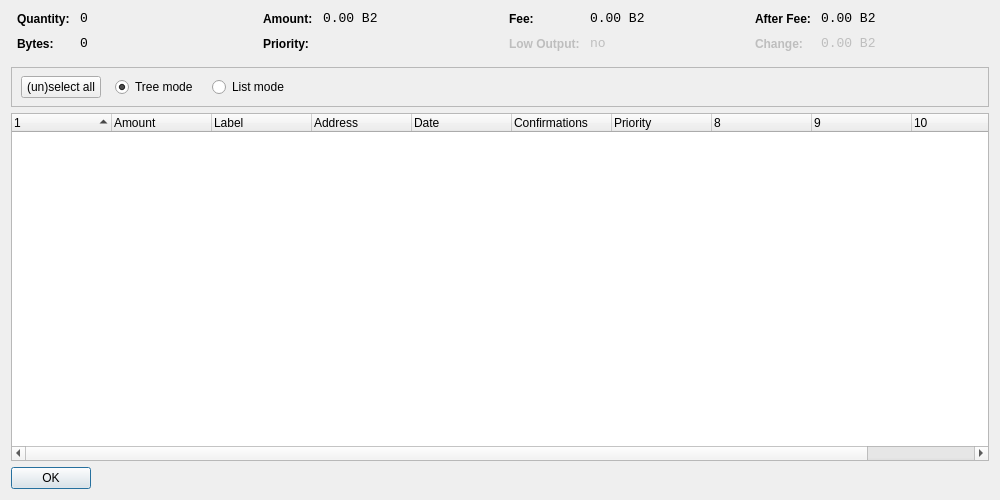
<?xml version="1.0" encoding="UTF-8"?>
<ui version="4.0">
 <class>CoinControlDialog</class>
 <widget class="QDialog" name="CoinControlDialog">
  <property name="geometry">
   <rect>
    <x>0</x>
    <y>0</y>
    <width>1000</width>
    <height>500</height>
   </rect>
  </property>
  <property name="windowTitle">
   <string>Coin Control</string>
  </property>
  <layout class="QVBoxLayout" name="verticalLayout">
   <item>
    <layout class="QHBoxLayout" name="horizontalLayoutTop" stretch="0,0,0,0">
     <property name="topMargin">
      <number>0</number>
     </property>
     <property name="bottomMargin">
      <number>10</number>
     </property>
     <item>
      <layout class="QFormLayout" name="formLayoutCoinControl1">
       <property name="horizontalSpacing">
        <number>10</number>
       </property>
       <property name="verticalSpacing">
        <number>10</number>
       </property>
       <property name="leftMargin">
        <number>6</number>
       </property>
       <property name="rightMargin">
        <number>6</number>
       </property>
       <item row="0" column="0">
        <widget class="QLabel" name="labelCoinControlQuantityText">
         <property name="styleSheet">
          <string notr="true">font-weight:bold;</string>
         </property>
         <property name="text">
          <string>Quantity:</string>
         </property>
        </widget>
       </item>
       <item row="0" column="1">
        <widget class="QLabel" name="labelCoinControlQuantity">
         <property name="font">
          <font>
           <family>Monospace</family>
           <pointsize>10</pointsize>
          </font>
         </property>
         <property name="cursor">
          <cursorShape>IBeamCursor</cursorShape>
         </property>
         <property name="contextMenuPolicy">
          <enum>Qt::ActionsContextMenu</enum>
         </property>
         <property name="text">
          <string notr="true">0</string>
         </property>
         <property name="textInteractionFlags">
          <set>Qt::LinksAccessibleByMouse|Qt::TextSelectableByKeyboard|Qt::TextSelectableByMouse</set>
         </property>
        </widget>
       </item>
       <item row="1" column="0">
        <widget class="QLabel" name="labelCoinControlBytesText">
         <property name="styleSheet">
          <string notr="true">font-weight:bold;</string>
         </property>
         <property name="text">
          <string>Bytes:</string>
         </property>
        </widget>
       </item>
       <item row="1" column="1">
        <widget class="QLabel" name="labelCoinControlBytes">
         <property name="font">
          <font>
           <family>Monospace</family>
           <pointsize>10</pointsize>
          </font>
         </property>
         <property name="cursor">
          <cursorShape>IBeamCursor</cursorShape>
         </property>
         <property name="contextMenuPolicy">
          <enum>Qt::ActionsContextMenu</enum>
         </property>
         <property name="text">
          <string notr="true">0</string>
         </property>
         <property name="textInteractionFlags">
          <set>Qt::LinksAccessibleByMouse|Qt::TextSelectableByKeyboard|Qt::TextSelectableByMouse</set>
         </property>
        </widget>
       </item>
      </layout>
     </item>
     <item>
      <layout class="QFormLayout" name="formLayoutCoinControl2">
       <property name="horizontalSpacing">
        <number>10</number>
       </property>
       <property name="verticalSpacing">
        <number>10</number>
       </property>
       <property name="leftMargin">
        <number>6</number>
       </property>
       <property name="rightMargin">
        <number>6</number>
       </property>
       <item row="0" column="0">
        <widget class="QLabel" name="labelCoinControlAmountText">
         <property name="styleSheet">
          <string notr="true">font-weight:bold;</string>
         </property>
         <property name="text">
          <string>Amount:</string>
         </property>
        </widget>
       </item>
       <item row="0" column="1">
        <widget class="QLabel" name="labelCoinControlAmount">
         <property name="font">
          <font>
           <family>Monospace</family>
           <pointsize>10</pointsize>
          </font>
         </property>
         <property name="cursor">
          <cursorShape>IBeamCursor</cursorShape>
         </property>
         <property name="contextMenuPolicy">
          <enum>Qt::ActionsContextMenu</enum>
         </property>
         <property name="text">
          <string notr="true">0.00 B2</string>
         </property>
         <property name="textInteractionFlags">
          <set>Qt::LinksAccessibleByMouse|Qt::TextSelectableByKeyboard|Qt::TextSelectableByMouse</set>
         </property>
        </widget>
       </item>
       <item row="1" column="0">
        <widget class="QLabel" name="labelCoinControlPriorityText">
         <property name="styleSheet">
          <string notr="true">font-weight:bold;</string>
         </property>
         <property name="text">
          <string>Priority:</string>
         </property>
        </widget>
       </item>
       <item row="1" column="1">
        <widget class="QLabel" name="labelCoinControlPriority">
         <property name="font">
          <font>
           <family>Monospace</family>
           <pointsize>10</pointsize>
          </font>
         </property>
         <property name="cursor">
          <cursorShape>IBeamCursor</cursorShape>
         </property>
         <property name="contextMenuPolicy">
          <enum>Qt::ActionsContextMenu</enum>
         </property>
         <property name="text">
          <string/>
         </property>
         <property name="textInteractionFlags">
          <set>Qt::LinksAccessibleByMouse|Qt::TextSelectableByKeyboard|Qt::TextSelectableByMouse</set>
         </property>
        </widget>
       </item>
      </layout>
     </item>
     <item>
      <layout class="QFormLayout" name="formLayoutCoinControl3">
       <property name="horizontalSpacing">
        <number>10</number>
       </property>
       <property name="verticalSpacing">
        <number>10</number>
       </property>
       <property name="leftMargin">
        <number>6</number>
       </property>
       <property name="rightMargin">
        <number>6</number>
       </property>
       <item row="0" column="0">
        <widget class="QLabel" name="labelCoinControlFeeText">
         <property name="styleSheet">
          <string notr="true">font-weight:bold;</string>
         </property>
         <property name="text">
          <string>Fee:</string>
         </property>
        </widget>
       </item>
       <item row="0" column="1">
        <widget class="QLabel" name="labelCoinControlFee">
         <property name="font">
          <font>
           <family>Monospace</family>
           <pointsize>10</pointsize>
          </font>
         </property>
         <property name="cursor">
          <cursorShape>IBeamCursor</cursorShape>
         </property>
         <property name="contextMenuPolicy">
          <enum>Qt::ActionsContextMenu</enum>
         </property>
         <property name="text">
          <string notr="true">0.00 B2</string>
         </property>
         <property name="textInteractionFlags">
          <set>Qt::LinksAccessibleByMouse|Qt::TextSelectableByKeyboard|Qt::TextSelectableByMouse</set>
         </property>
        </widget>
       </item>
       <item row="1" column="0">
        <widget class="QLabel" name="labelCoinControlLowOutputText">
         <property name="enabled">
          <bool>false</bool>
         </property>
         <property name="styleSheet">
          <string notr="true">font-weight:bold;</string>
         </property>
         <property name="text">
          <string>Low Output:</string>
         </property>
        </widget>
       </item>
       <item row="1" column="1">
        <widget class="QLabel" name="labelCoinControlLowOutput">
         <property name="enabled">
          <bool>false</bool>
         </property>
         <property name="font">
          <font>
           <family>Monospace</family>
           <pointsize>10</pointsize>
          </font>
         </property>
         <property name="cursor">
          <cursorShape>IBeamCursor</cursorShape>
         </property>
         <property name="contextMenuPolicy">
          <enum>Qt::ActionsContextMenu</enum>
         </property>
         <property name="text">
          <string notr="true">no</string>
         </property>
         <property name="textInteractionFlags">
          <set>Qt::LinksAccessibleByMouse|Qt::TextSelectableByKeyboard|Qt::TextSelectableByMouse</set>
         </property>
        </widget>
       </item>
      </layout>
     </item>
     <item>
      <layout class="QFormLayout" name="formLayoutCoinControl4">
       <property name="horizontalSpacing">
        <number>10</number>
       </property>
       <property name="verticalSpacing">
        <number>10</number>
       </property>
       <property name="leftMargin">
        <number>6</number>
       </property>
       <property name="rightMargin">
        <number>6</number>
       </property>
       <item row="0" column="0">
        <widget class="QLabel" name="labelCoinControlAfterFeeText">
         <property name="styleSheet">
          <string notr="true">font-weight:bold;</string>
         </property>
         <property name="text">
          <string>After Fee:</string>
         </property>
        </widget>
       </item>
       <item row="0" column="1">
        <widget class="QLabel" name="labelCoinControlAfterFee">
         <property name="font">
          <font>
           <family>Monospace</family>
           <pointsize>10</pointsize>
          </font>
         </property>
         <property name="cursor">
          <cursorShape>IBeamCursor</cursorShape>
         </property>
         <property name="contextMenuPolicy">
          <enum>Qt::ActionsContextMenu</enum>
         </property>
         <property name="text">
          <string notr="true">0.00 B2</string>
         </property>
         <property name="textInteractionFlags">
          <set>Qt::LinksAccessibleByMouse|Qt::TextSelectableByKeyboard|Qt::TextSelectableByMouse</set>
         </property>
        </widget>
       </item>
       <item row="1" column="0">
        <widget class="QLabel" name="labelCoinControlChangeText">
         <property name="enabled">
          <bool>false</bool>
         </property>
         <property name="styleSheet">
          <string notr="true">font-weight:bold;</string>
         </property>
         <property name="text">
          <string>Change:</string>
         </property>
        </widget>
       </item>
       <item row="1" column="1">
        <widget class="QLabel" name="labelCoinControlChange">
         <property name="enabled">
          <bool>false</bool>
         </property>
         <property name="font">
          <font>
           <family>Monospace</family>
           <pointsize>10</pointsize>
          </font>
         </property>
         <property name="cursor">
          <cursorShape>IBeamCursor</cursorShape>
         </property>
         <property name="contextMenuPolicy">
          <enum>Qt::ActionsContextMenu</enum>
         </property>
         <property name="text">
          <string notr="true">0.00 B2</string>
         </property>
         <property name="textInteractionFlags">
          <set>Qt::LinksAccessibleByMouse|Qt::TextSelectableByKeyboard|Qt::TextSelectableByMouse</set>
         </property>
        </widget>
       </item>
      </layout>
     </item>
    </layout>
   </item>
   <item>
    <widget class="QFrame" name="frame">
     <property name="minimumSize">
      <size>
       <width>0</width>
       <height>40</height>
      </size>
     </property>
     <property name="frameShape">
      <enum>QFrame::StyledPanel</enum>
     </property>
     <property name="frameShadow">
      <enum>QFrame::Sunken</enum>
     </property>
     <widget class="QWidget" name="horizontalLayoutWidget">
      <property name="geometry">
       <rect>
        <x>10</x>
        <y>0</y>
        <width>781</width>
        <height>41</height>
       </rect>
      </property>
      <layout class="QHBoxLayout" name="horizontalLayoutPanel" stretch="0,0,0,0,0">
       <property name="spacing">
        <number>14</number>
       </property>
       <item>
        <widget class="QPushButton" name="pushButtonSelectAll">
         <property name="sizePolicy">
          <sizepolicy hsizetype="Maximum" vsizetype="Fixed">
           <horstretch>0</horstretch>
           <verstretch>0</verstretch>
          </sizepolicy>
         </property>
         <property name="text">
          <string>(un)select all</string>
         </property>
        </widget>
       </item>
       <item>
        <widget class="QRadioButton" name="radioTreeMode">
         <property name="sizePolicy">
          <sizepolicy hsizetype="Maximum" vsizetype="Fixed">
           <horstretch>0</horstretch>
           <verstretch>0</verstretch>
          </sizepolicy>
         </property>
         <property name="text">
          <string>Tree mode</string>
         </property>
         <property name="checked">
          <bool>true</bool>
         </property>
        </widget>
       </item>
       <item>
        <widget class="QRadioButton" name="radioListMode">
         <property name="sizePolicy">
          <sizepolicy hsizetype="Maximum" vsizetype="Fixed">
           <horstretch>0</horstretch>
           <verstretch>0</verstretch>
          </sizepolicy>
         </property>
         <property name="text">
          <string>List mode</string>
         </property>
        </widget>
       </item>
       <item>
        <spacer name="horizontalSpacer">
         <property name="orientation">
          <enum>Qt::Horizontal</enum>
         </property>
         <property name="sizeHint" stdset="0">
          <size>
           <width>40</width>
           <height>20</height>
          </size>
         </property>
        </spacer>
       </item>
      </layout>
     </widget>
    </widget>
   </item>
   <item>
    <widget class="CoinControlTreeWidget" name="treeWidget">
     <property name="contextMenuPolicy">
      <enum>Qt::CustomContextMenu</enum>
     </property>
     <property name="sortingEnabled">
      <bool>false</bool>
     </property>
     <property name="columnCount">
      <number>11</number>
     </property>
     <attribute name="headerShowSortIndicator" stdset="0">
      <bool>true</bool>
     </attribute>
     <attribute name="headerStretchLastSection">
      <bool>false</bool>
     </attribute>
     <column>
      <property name="text">
       <string/>
      </property>
     </column>
     <column>
      <property name="text">
       <string>Amount</string>
      </property>
     </column>
     <column>
      <property name="text">
       <string>Label</string>
      </property>
     </column>
     <column>
      <property name="text">
       <string>Address</string>
      </property>
     </column>
     <column>
      <property name="text">
       <string>Date</string>
      </property>
     </column>
     <column>
      <property name="text">
       <string>Confirmations</string>
      </property>
      <property name="toolTip">
       <string>Confirmed</string>
      </property>
     </column>
     <column>
      <property name="text">
       <string>Priority</string>
      </property>
     </column>
     <column>
      <property name="text">
       <string/>
      </property>
     </column>
     <column>
      <property name="text">
       <string/>
      </property>
     </column>
     <column>
      <property name="text">
       <string/>
      </property>
     </column>
     <column>
      <property name="text">
       <string/>
      </property>
     </column>
    </widget>
   </item>
   <item>
    <widget class="QDialogButtonBox" name="buttonBox">
     <property name="sizePolicy">
      <sizepolicy hsizetype="Maximum" vsizetype="Fixed">
       <horstretch>0</horstretch>
       <verstretch>0</verstretch>
      </sizepolicy>
     </property>
     <property name="orientation">
      <enum>Qt::Horizontal</enum>
     </property>
     <property name="standardButtons">
      <set>QDialogButtonBox::Ok</set>
     </property>
    </widget>
   </item>
  </layout>
 </widget>
 <customwidgets>
  <customwidget>
   <class>CoinControlTreeWidget</class>
   <extends>QTreeWidget</extends>
   <header>coincontroltreewidget.h</header>
  </customwidget>
 </customwidgets>
 <resources/>
 <connections/>
</ui>
